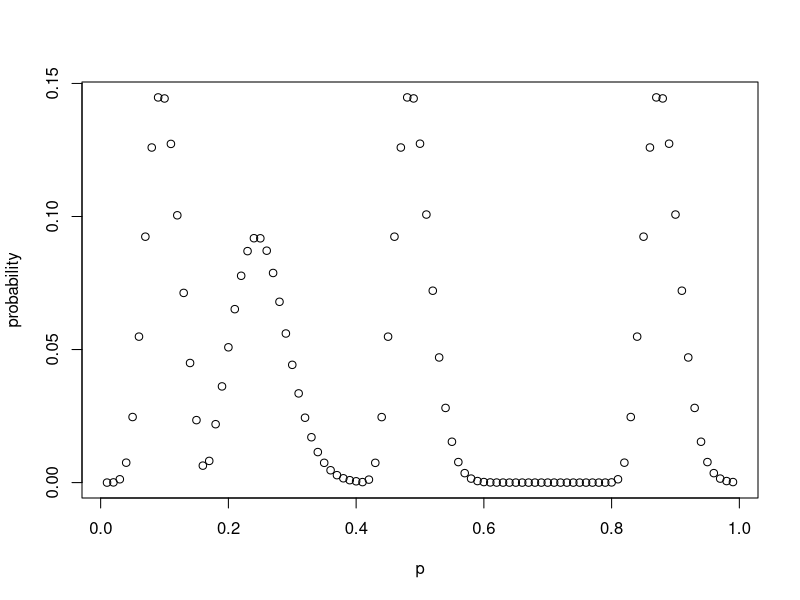
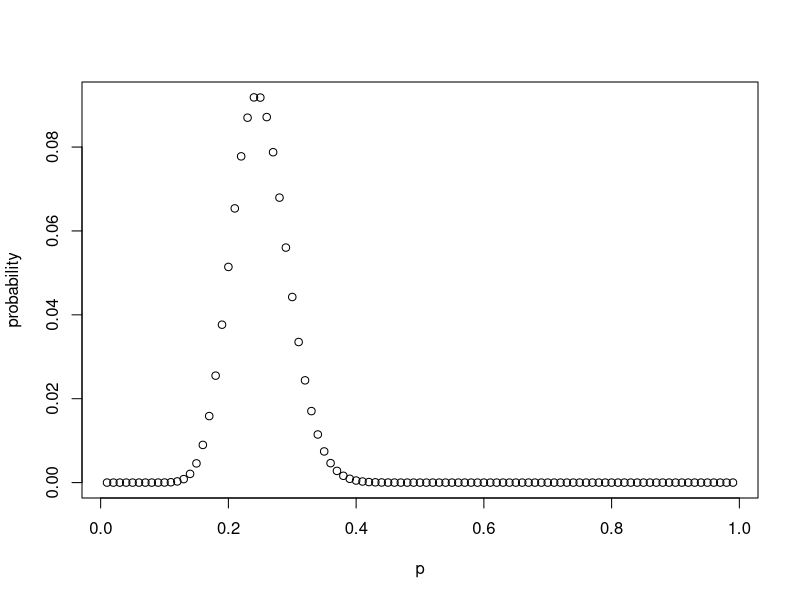
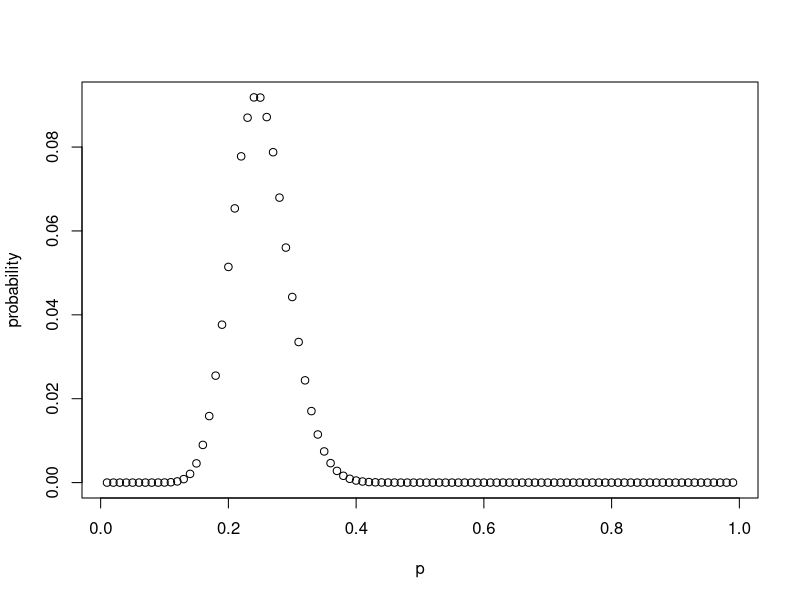
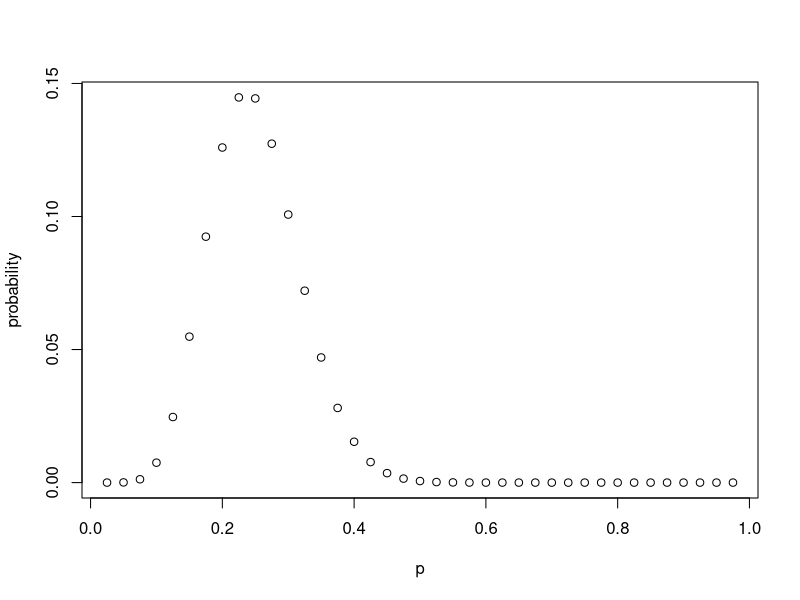
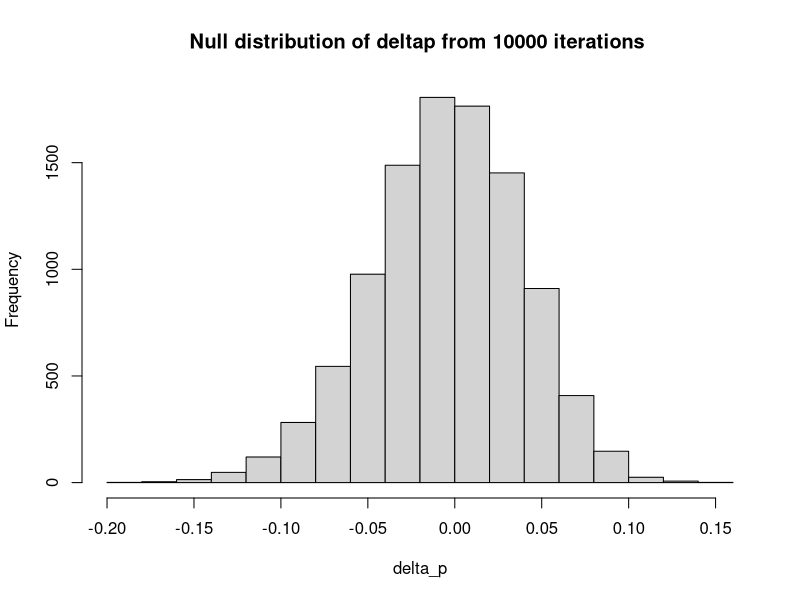

The R source for these figures, in order:
library(gtools)
n = 100
k = 25
M = 0.0037
  

draw_distribution <- function(n,k,M){
  tajima_points = c()
  for(i in seq(1:(n-1))){
    upper_right =  M * (1/i + 1/(n-i))
    tajima_points = c(tajima_points, upper_right)
  }

  tajima_points = tajima_points/sum(tajima_points) 
  points = c()
  for(i in seq(1:(n-1))){
    p = i/n
    upper_left = factorial(n)/(factorial(n - k)*factorial(k)) * p^k * (1-p)^(n-k)
    upper_right =  M * (1/i + 1/(n-i))/sum(tajima_points)
    res = upper_left * upper_right / (1/(n-1))
    points = c(points, res)
  }
  points=points/sum(points)

  return(list("tajima" = tajima_points, "points" = points))
}


res1 = draw_distribution(100, 25, 0.0037)
res2 = draw_distribution(40, 10, 0.0037)
plot( seq(1:(n-1))/n, abs(res1$points-res2$points),  xlab="p", ylab="probability")

X = seq(1:(n-1))/n
Y = res1$points
plot( X, Y, xlab="p", ylab="probability")
X

n=100
plot( seq(1:(n-1))/n, res1$points, xlab="p", ylab="probability")
n = 40
plot( seq(1:(n-1))/n, res2$points, xlab="p", ylab="probability")


n = 100
N1 = draw_distribution(n, 25, 0.0037)

num_sample = 10000
sample_p = sample(seq(1:(n-1))/n, num_sample, prob=N1$points, replace=TRUE)

delta_ps = c()
for(j in seq(1,num_sample)){
  p = sample_p[j]
  delta_p = (0.25-p)
  delta_ps = c(delta_ps, delta_p)
}

hist(delta_ps, xlab="delta_p", main = "Null distribution of deltap from 10000 iterations ")

